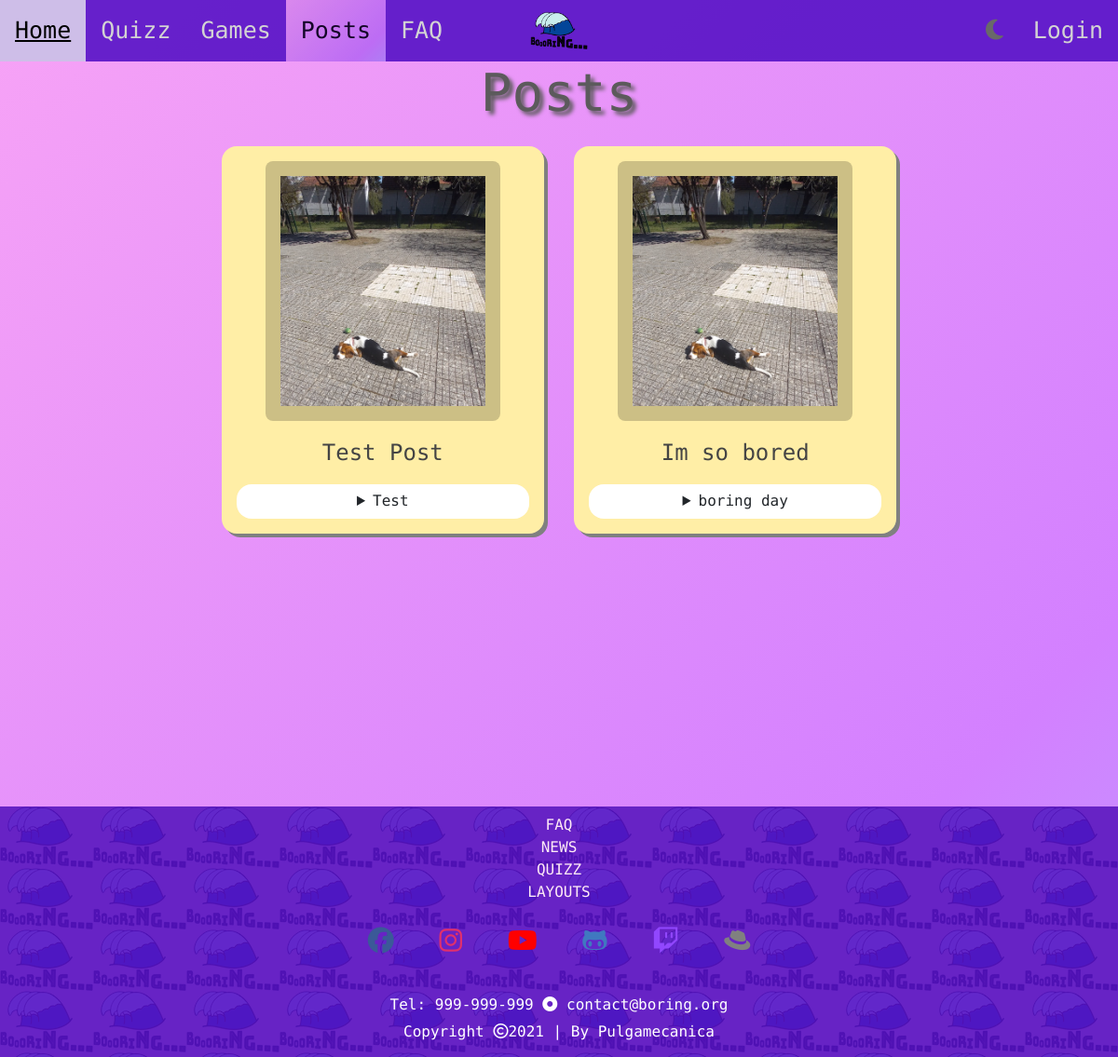
Before: /posts with the older database file.
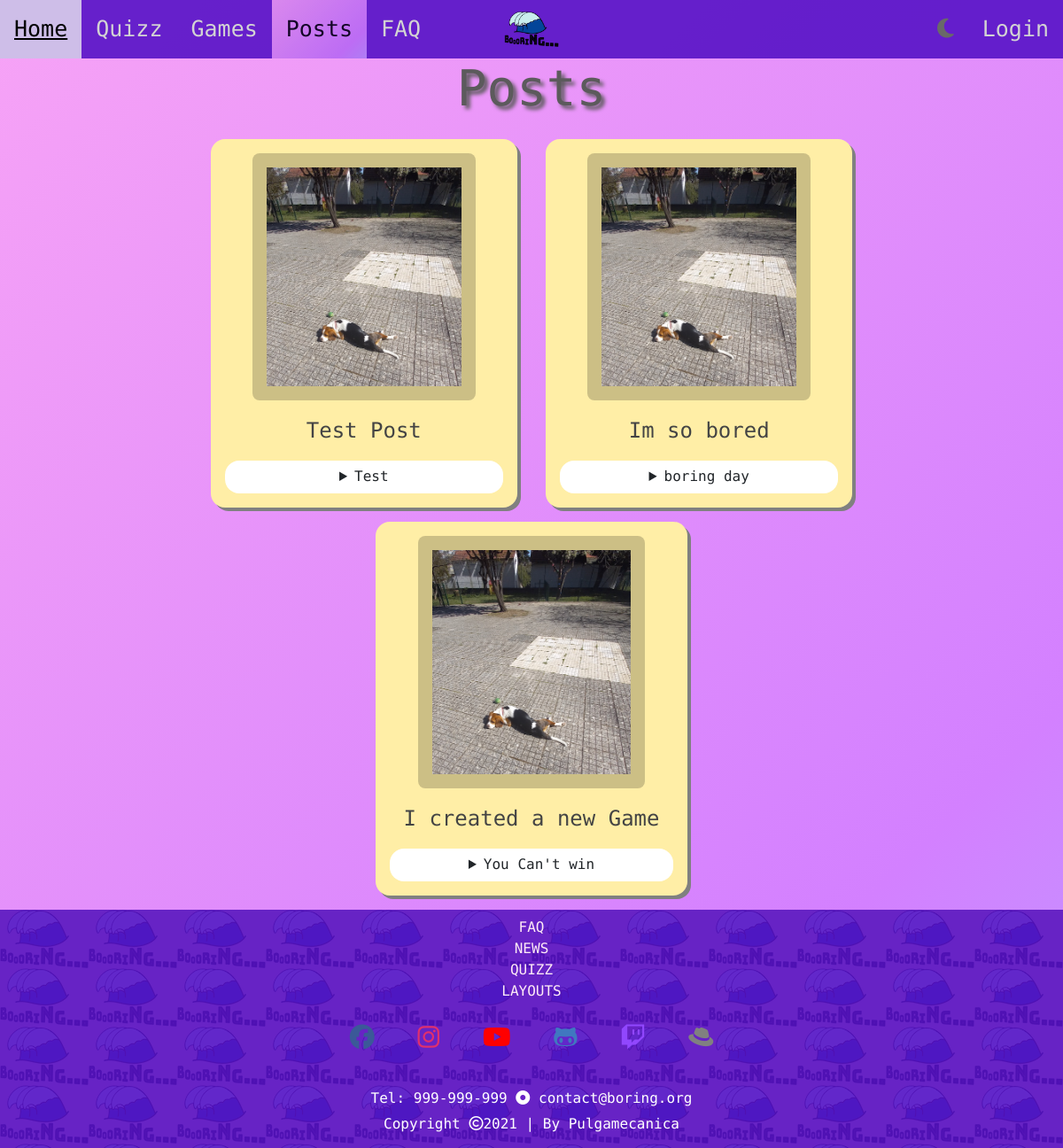
After: the same page with the newer database file.
### boring/models.py (models this page shows, shortened)
class Post(models.Model):
    title = models.CharField(max_length = 30)
    description = models.TextField(max_length = 150)
    views = models.IntegerField(default = 0)
    likes = models.IntegerField(default = 0)
    active = models.BooleanField(default=False)
    created_at = models.DateTimeField(auto_now_add=True)
    short_description = models.CharField(max_length = 15, default='Details')
    user = models.ForeignKey(BoringUser, on_delete=models.CASCADE, related_name="posts")

### boring_website/views.py (the view)
# urls.py: path('posts', views.posts_page_view, name='posts'),
def posts_page_view(request):
    context = {'posts': Post.objects.all().filter(active=True)}
    return render(request, 'boring_website/posts.html', context)

### boring_website/templates/boring_website/posts.html (shortened to what this page needs)
{% extends 'boring_website/base.html' %}
{% block main %}
	{% load static %}
    <h1 class="posts_title">Posts</h1>
	<div class="posts_wrapper" id="posts-active">
		{% for post in posts %}
			<figure>
				<button onclick="openImage('boring_website/images/doggoPost.png')">
					{% load static %}
					<img src="{% static 'boring_website/images/doggoPost.png' %}" alt="dog beagle">
					<figcaption> {{ post.title }} </figcaption>
				</button>
				<details>
					<summary> {{ post.short_description }} </summary>
				</details>
			</figure>
		{% endfor %}
	</div>
{% endblock %}

Changed rows visible on the page:
added Post: title "I created a new Game", short_description "You Can't win"
